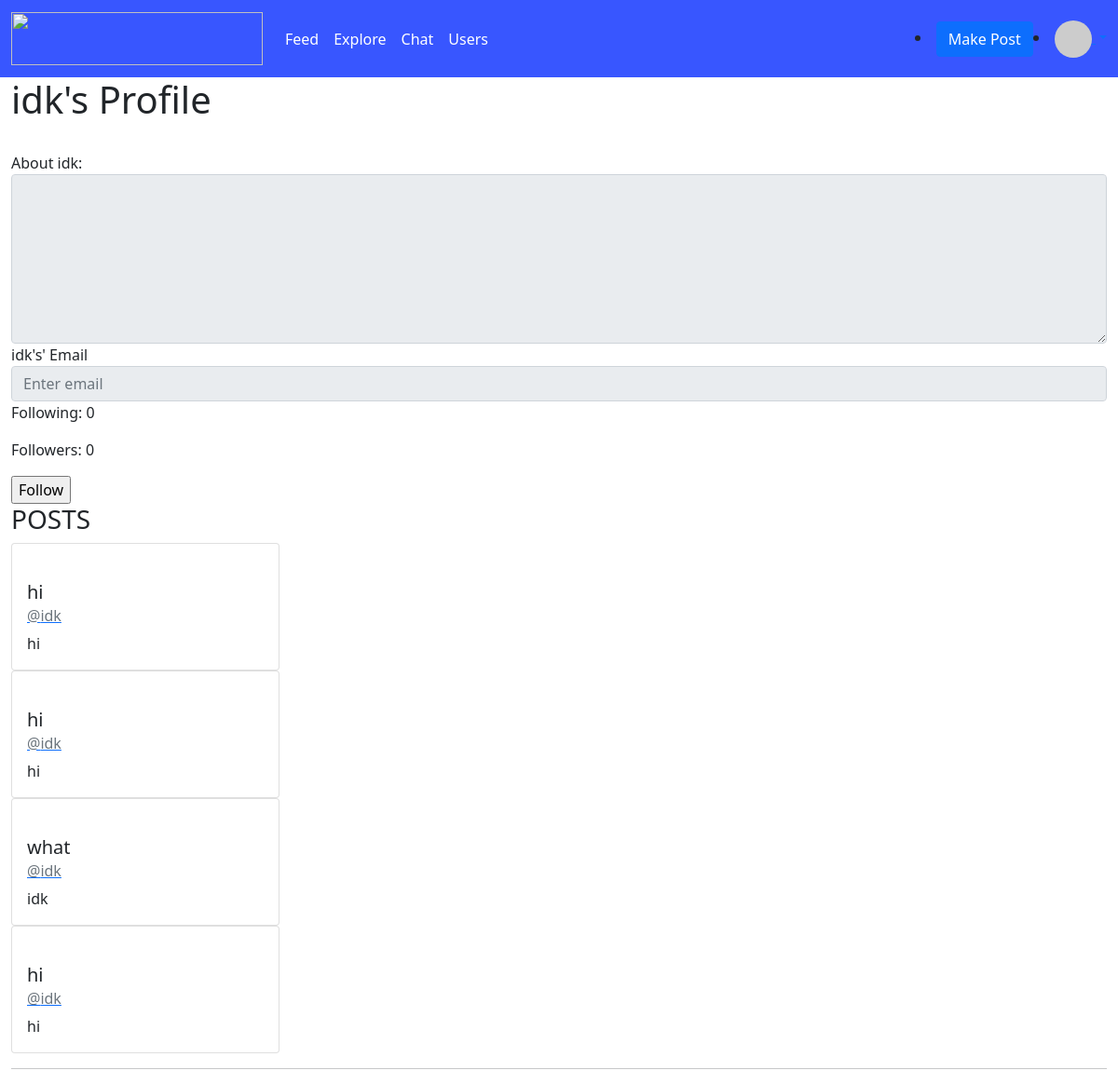
The page /media/profile/idk (signed in) on the database its author committed.
### code.py (models this page shows, shortened)
class users(db.Model):
    id = db.Column("id", db.Integer, primary_key=True)
    name = db.Column(db.String(100))
    email = db.Column(db.String(100))
    about_me = db.Column(db.String(400))
    password = db.Column(db.String(100))
    posts = db.relationship("Post", backref="author", lazy="dynamic")
    followed = db.relationship(
        "users",
        secondary=followers,
        primaryjoin=(followers.c.follower_id == id),
        secondaryjoin=(followers.c.followed_id == id),
        backref=db.backref("followers", lazy="dynamic"),
        lazy="dynamic",
    )
    def avatar(self):
        return (
            "https://www.gravatar.com/avatar/"
            + md5(self.email.encode()).hexdigest()
            + "?d=identicon"
        )
    def is_following(self, user):
        return self.followed.filter(followers.c.followed_id == user.id).count() > 0

class Post(db.Model):
    id = db.Column("id", db.Integer, primary_key=True)
    title = db.Column(db.String(100))
    body = db.Column(db.String(400))
    date = db.Column(db.String(100), index=True, default=datetime.datetime.utcnow)
    user_id = db.Column(db.Integer, db.ForeignKey("users.id"))

### media.py (the view)
@media.route("/profile/<usr>", methods=["GET", "POST"])
def profile(usr):
    if "user" not in session:
        return redirect(url_for("login"))
    if request.method == "POST":
        if request.form["button"] == "Follow":
            usr = users.query.filter_by(name=usr).first()
            us = users.query.filter_by(name=session["user"]).first()
            us.follow(usr)
            flash("Followed " + usr.name)
            db.session.commit()
            return redirect(url_for("media.profile", usr=usr.name))
        else:
            usr = users.query.filter_by(name=usr).first()
            us = users.query.filter_by(name=session["user"]).first()
            us.unfollow(usr)
            flash("Unfollowed " + usr.name)
            db.session.commit()
            return redirect(url_for("media.profile", usr=usr.name))
    else:
        try:
            usr = users.query.filter_by(name=usr).first()
        except:
            flash("No user found")
            return redirect(url_for("media.home"))
        followers = usr.followers.all()
        following = usr.followed.all()
        page = request.args.get("page", 1, type=int)
        posts = usr.posts.order_by(Post.date.desc()).paginate(
            page, POSTS_PER_PAGE, False
        )
        next_url = (
            url_for("media.profile", usr=usr.name, page=posts.next_num)
            if posts.has_next
            else None
        )
        prev_url = (
            url_for("media.profile", usr=usr.name, page=posts.prev_num)
            if posts.has_prev
            else None
        )
        return render_template(
            "profile.html",
            usr=usr,
            users=users,
            given_posts=posts.items,
            following=len(following),
            followers=len(followers),
            us=users.query.filter_by(name=session["user"]).first(),
            next_url=next_url,
            prev_url=prev_url,
        )

### templates/profile.html (shortened to what this page needs)
{% extends "media.html" %}
{% block content %}
    <h1>{{ usr.name }}'s Profile</h1>
    <form action="#" method="POST">
        <div class="form-group">
            <label for="formControlTextarea1">About {{usr.name}}: </label>
            <textarea class="form-control" id="formControlTextarea1" rows="7" readonly>{{usr.about_me}}</textarea>
        </div>
        <div class="form-group">
            <label for="inputEmail">{{usr.name}}'s' Email</label>
            <input type="email" class="form-control" id = "exampleInputEmail" name="email" placeholder="Enter email" value = "{{usr.email}}" readonly>
        </div>
    </form>
    <p>Following: {{following}}</p>
    <p>Followers: {{followers}}</p>
    <form method="POST">
    {% if not us.is_following(usr) %}
    <input type="submit" name="button" value="Follow">
    {% endif %}
    </form>
    <h3>POSTS</h3>
    {% for post in given_posts%}
    <div class="card" style="width: 18rem;">
        <div class="card-body">
            <h5 class="card-title">{{post.title}}</h5>
            <a href="/media/profile/{{post.author.name}}">
                <h6 class="card-subtitle mb-2 text-muted">@{{post.author.name}}</h6>
            </a>
            <p class="card-text">{{post.body}}</p>
        </div>
    </div>
    {% endfor %}
    <hr>
{% endblock %}

### rows shown on the page
users: name "idk"
Post: title "hi", author.name "idk", body "hi"
Post: title "hi", author.name "idk", body "hi"
Post: title "what", author.name "idk", body "idk"
Post: title "hi", author.name "idk", body "hi"

### other values the page prints
{{ following }} "0"
{{ followers }} "0"
